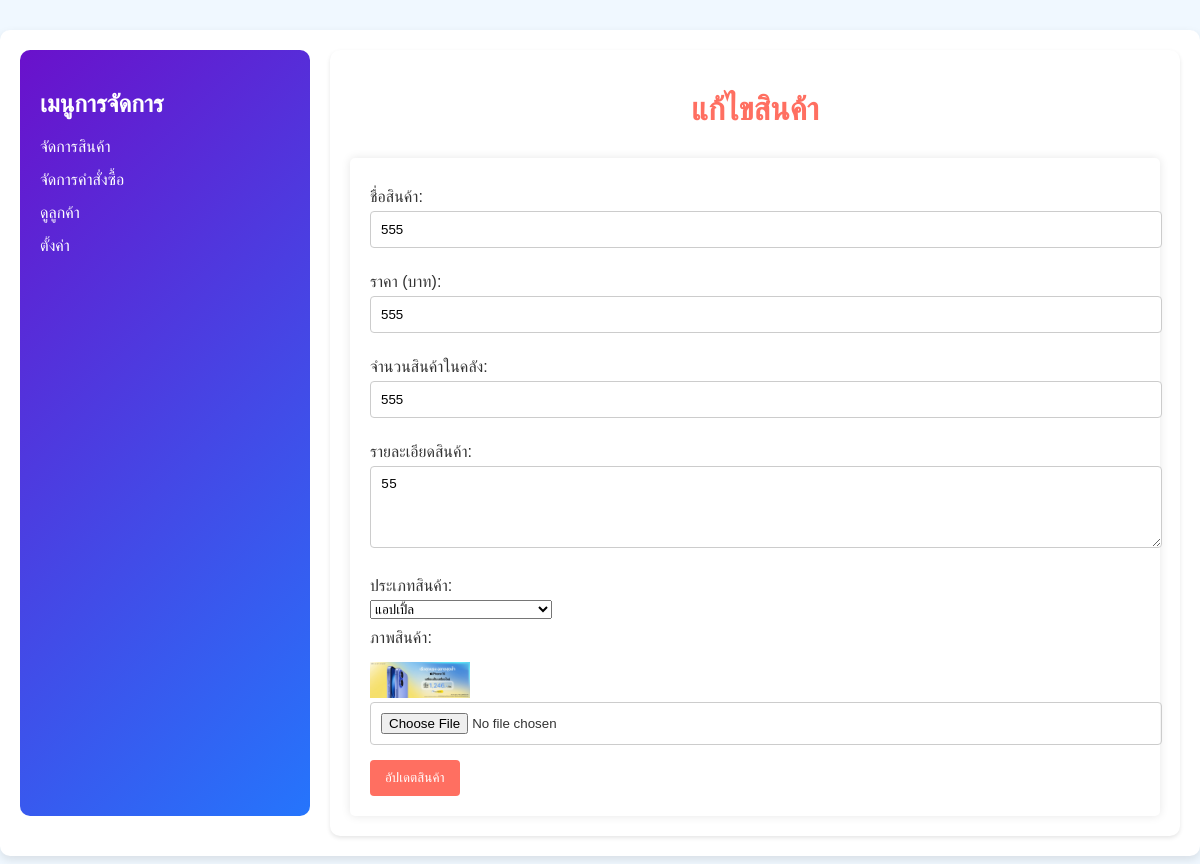
The app's page /form_edit_product.php?product_id=3 with its own data.
### tables this page shows
CREATE TABLE `products` (
  `product_id` int(11) NOT NULL,
  `product_name` varchar(255) NOT NULL,
  `product_price` int(20) NOT NULL,
  `product_stock` int(11) NOT NULL,
  `product_description` text DEFAULT NULL,
  `product_image` varchar(255) DEFAULT NULL,
  `created_at` timestamp NOT NULL DEFAULT current_timestamp(),
  `product_type` varchar(100) NOT NULL
);

### form_edit_product.php (the view, shortened to what this page needs)
<?php
$conn = new mysqli("127.0.0.1", "root", "", "project");
if (isset($_GET['product_id'])) {
    $product_id = $_GET['product_id'];
    $sql = "SELECT * FROM products WHERE product_id = '$product_id'";
    $result = $conn->query($sql);
    if ($result->num_rows > 0) {
        $product = $result->fetch_assoc();
    } else {
        die("ไม่พบสินค้านี้");
    }
} else {
    die("ไม่มี product_id");
}
?>
<!DOCTYPE html>
<html lang="th">
<head>
    <link rel="stylesheet" href="css/form_edit_product_styles.css">
</head>
<body>
<div class="admin-dashboard-container">
    <aside class="sidebar">
        <h2>เมนูการจัดการ</h2>
        <ul>
            <li><a href="behind.php">จัดการสินค้า</a></li>
            <li><a href="behind.php">จัดการคำสั่งซื้อ</a></li>
            <li><a href="behind.php">ดูลูกค้า</a></li>
            <li><a href="behind.php">ตั้งค่า</a></li>
        </ul>
    </aside>
    <main class="admin-content">
        <h1>แก้ไขสินค้า</h1>
        <form action="update_product.php" method="POST" enctype="multipart/form-data">
            <label for="product-name">ชื่อสินค้า:</label>
            <input type="text" name="product_name" id="product-name" value="<?php echo $product['product_name']; ?>" required>
            <label for="product-price">ราคา (บาท):</label>
            <input type="number" name="product_price" id="product-price" value="<?php echo $product['product_price']; ?>" required>
            <label for="product-stock">จำนวนสินค้าในคลัง:</label>
            <input type="number" name="product_stock" id="product-stock" value="<?php echo $product['product_stock']; ?>" required>
            <label for="product-description">รายละเอียดสินค้า:</label>
            <textarea name="product_description" id="product-description" rows="4" required><?php echo $product['product_description']; ?></textarea>
            <label for="product-type">ประเภทสินค้า:</label>
            <select name="product_type" id="product-type" required>
                <option value="แอปเปิ้ล" <?php echo ($product['product_type'] == 'แอปเปิ้ล') ? 'selected' : ''; ?>>แอปเปิ้ล</option>
            </select>
            <label for="product-image">ภาพสินค้า:</label>
            <img src="img/<?php echo $product['product_image']; ?>" alt="<?php echo $product['product_name']; ?>" width="100">
            <input type="file" name="product_image" id="product-image">
            <button type="submit">อัปเดตสินค้า</button>
        </form>
    </main>
</div>
</body>
</html>

### css/form_edit_product_styles.css (style rules this page uses)
body { background-color: #f0f8ff; color: #333; font-family: 'Arial', sans-serif; margin: 0; padding: 0; }
.admin-dashboard-container { display: flex; max-width: 1200px; margin: 30px auto; padding: 20px; background-color: #ffffff; border-radius: 10px; box-shadow: 0 4px 10px rgba(0, 0, 0, 0.1); flex-wrap: wrap; }
.sidebar { width: 250px; background: linear-gradient(135deg, #6a11cb, #2575fc); color: #ffffff; padding: 20px; border-radius: 10px; margin-bottom: 20px; }
.sidebar h2 { color: #ffffff; }
.sidebar ul { list-style-type: none; padding: 0; }
.sidebar ul li { margin: 15px 0; }
.sidebar ul li a { color: #ffffff; text-decoration: none; transition: color 0.3s; }
.admin-content { flex: 1; padding: 20px; margin-left: 20px; background-color: #ffffff; border-radius: 10px; box-shadow: 0 2px 4px rgba(0, 0, 0, 0.1); }
.admin-content h1 { text-align: center; margin-bottom: 30px; color: #ff6f61; }
h2 { color: #6a11cb; }
form { background: #fff; padding: 20px; border-radius: 5px; box-shadow: 0 0 10px rgba(0, 0, 0, 0.1); }
label { display: block; margin: 10px 0 5px; }
input[type="text"], input[type="number"], input[type="file"], textarea { width: 100%; padding: 10px; border: 1px solid #ccc; border-radius: 4px; margin-bottom: 15px; }
button { background-color: #ff6f61; color: white; padding: 10px 15px; border: none; border-radius: 4px; cursor: pointer; }
img { margin-top: 10px; max-width: 100%; height: auto; }

### records on screen
products: product_name "555", product_price "555", product_stock "555", product_description "55", product_type "แอปเปิ้ล", product_image (picture)
